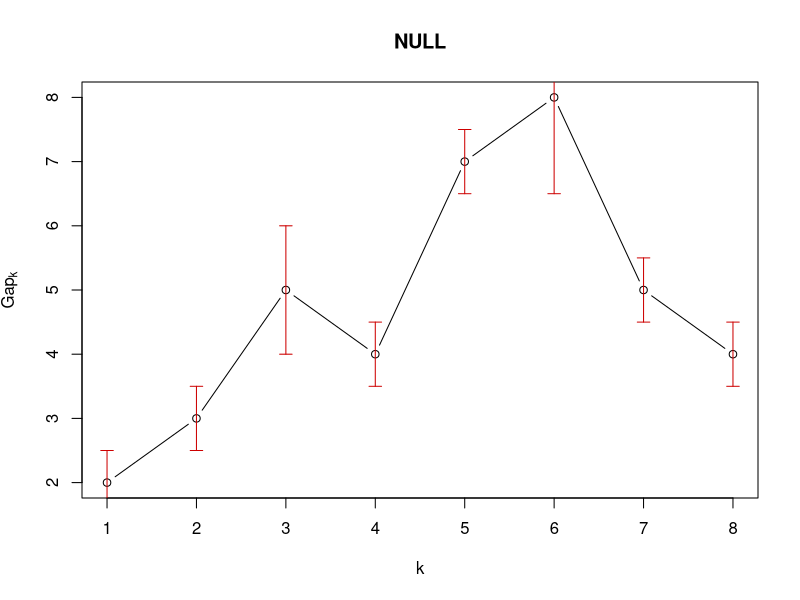
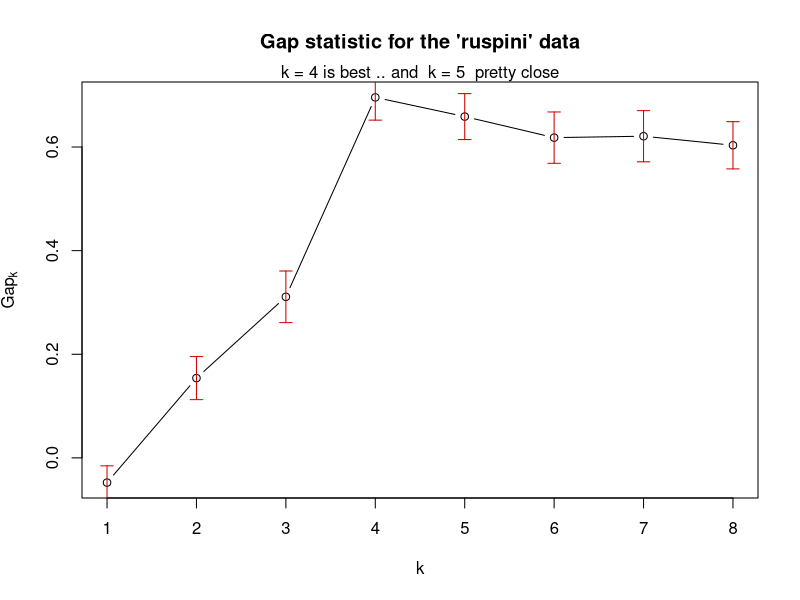
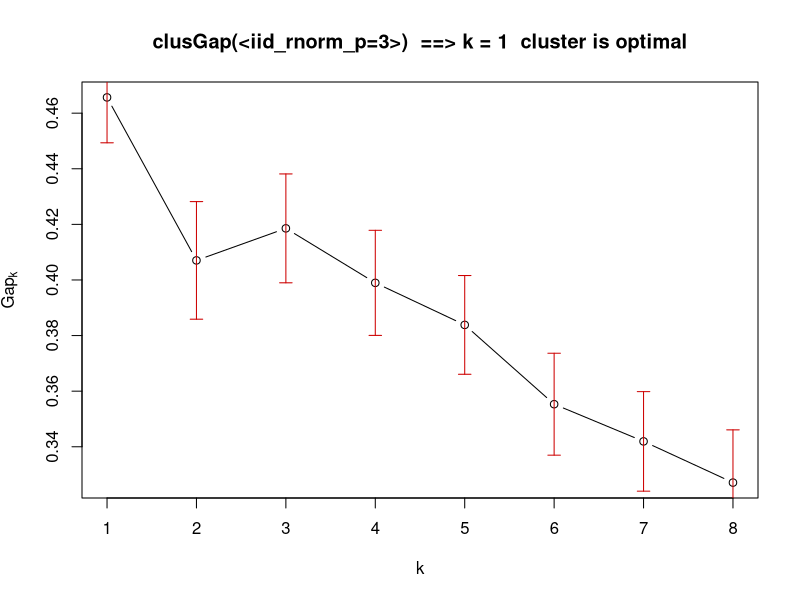

Recreate these plots in R, in order.
library(cluster)


### Name: clusGap
### Title: Gap Statistic for Estimating the Number of Clusters
### Aliases: clusGap maxSE print.clusGap plot.clusGap
### Keywords: cluster

### ** Examples

### --- maxSE() methods -------------------------------------------
(mets <- eval(formals(maxSE)$method))
fk <- c(2,3,5,4,7,8,5,4)
sk <- c(1,1,2,1,1,3,1,1)/2
## use plot.clusGap():
plot(structure(class="clusGap", list(Tab = cbind(gap=fk, SE.sim=sk))))
## Note that 'firstmax' and 'globalmax' are always at 3 and 6 :
sapply(c(1/4, 1,2,4), function(SEf)
        sapply(mets, function(M) maxSE(fk, sk, method = M, SE.factor = SEf)))

### --- clusGap() -------------------------------------------------
## ridiculously nicely separated clusters in 3 D :
x <- rbind(matrix(rnorm(150,           sd = 0.1), ncol = 3),
           matrix(rnorm(150, mean = 1, sd = 0.1), ncol = 3),
           matrix(rnorm(150, mean = 2, sd = 0.1), ncol = 3),
           matrix(rnorm(150, mean = 3, sd = 0.1), ncol = 3))

## Slightly faster way to use pam (see below)
pam1 <- function(x,k) list(cluster = pam(x,k, cluster.only=TRUE))

## We do not recommend using hier.clustering here, but if you want,
## there is  factoextra::hcut () or a cheap version of it
hclusCut <- function(x, k, d.meth = "euclidean", ...)
   list(cluster = cutree(hclust(dist(x, method=d.meth), ...), k=k))

## You can manually set it before running this :    doExtras <- TRUE  # or  FALSE
if(!(exists("doExtras") && is.logical(doExtras)))
  doExtras <- cluster:::doExtras()

if(doExtras) {
  ## Note we use  B = 60 in the following examples to keep them "speedy".
  ## ---- rather keep the default B = 500 for your analysis!

  ## note we can  pass 'nstart = 20' to kmeans() :
  gskmn <- clusGap(x, FUN = kmeans, nstart = 20, K.max = 8, B = 60)
  gskmn #-> its print() method
  plot(gskmn, main = "clusGap(., FUN = kmeans, n.start=20, B= 60)")
  set.seed(12); system.time(
    gsPam0 <- clusGap(x, FUN = pam, K.max = 8, B = 60)
  )
  set.seed(12); system.time(
    gsPam1 <- clusGap(x, FUN = pam1, K.max = 8, B = 60)
  )
  ## and show that it gives the "same":
  not.eq <- c("call", "FUNcluster"); n <- names(gsPam0)
  eq <- n[!(n %in% not.eq)]
  stopifnot(identical(gsPam1[eq], gsPam0[eq]))
  print(gsPam1, method="globalSEmax")
  print(gsPam1, method="globalmax")

  print(gsHc <- clusGap(x, FUN = hclusCut, K.max = 8, B = 60))

}# end {doExtras}

gs.pam.RU <- clusGap(ruspini, FUN = pam1, K.max = 8, B = 60)
gs.pam.RU
plot(gs.pam.RU, main = "Gap statistic for the 'ruspini' data")
mtext("k = 4 is best .. and  k = 5  pretty close")

## No test: 
## This takes a minute..
## No clustering ==> k = 1 ("one cluster") should be optimal:
Z <- matrix(rnorm(256*3), 256,3)
gsP.Z <- clusGap(Z, FUN = pam1, K.max = 8, B = 200)
plot(gsP.Z, main = "clusGap(<iid_rnorm_p=3>)  ==> k = 1  cluster is optimal")
gsP.Z
## End(No test)
